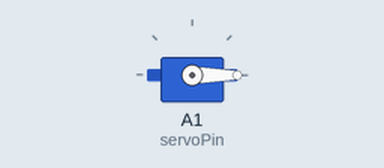
Recording of a sketch running on a simulated Arduino Uno, built with avr-gcc and run on an emulated ATmega328P. Shown: servo.

Above: at 0.05 s.
At 1.5 s:
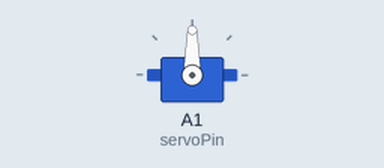
At 3.0 s:
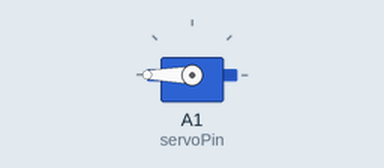
Timing chart, 0 to 6.9 s (numbered marks = the images above):
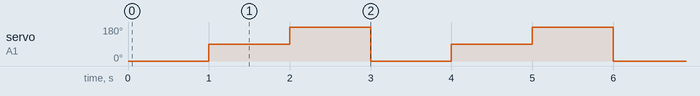

Measured:
- by itself, servo on A1 (servoPin): repeats every 3.0 s: 180° 1.0 s, 0° 1.0 s, 90° 1.0 s

The sketch:

servo_1.ino
```cpp
/*
 * 名称   : Servo_1
 * 功能   : 舵机旋转角度0 -> 90 -> 180，重复
 * 作者   : http://www.keyes-robot.com/
*/
#include <Servo.h>

Servo myservo;  //创建舵机对象来控制舵机

int servoPin = A1;  // 定义舵机引脚A1

void setup() {
  myservo.attach(servoPin);  //选择舵机引脚A1
}

void loop() {
  myservo.write(0); //旋转到0度
  delay(1000); //延迟1s
  myservo.write(90); //旋转到90度
  delay(1000); //延迟1s
  myservo.write(180); //旋转到180度
  delay(1000); //延迟1s
}
```
